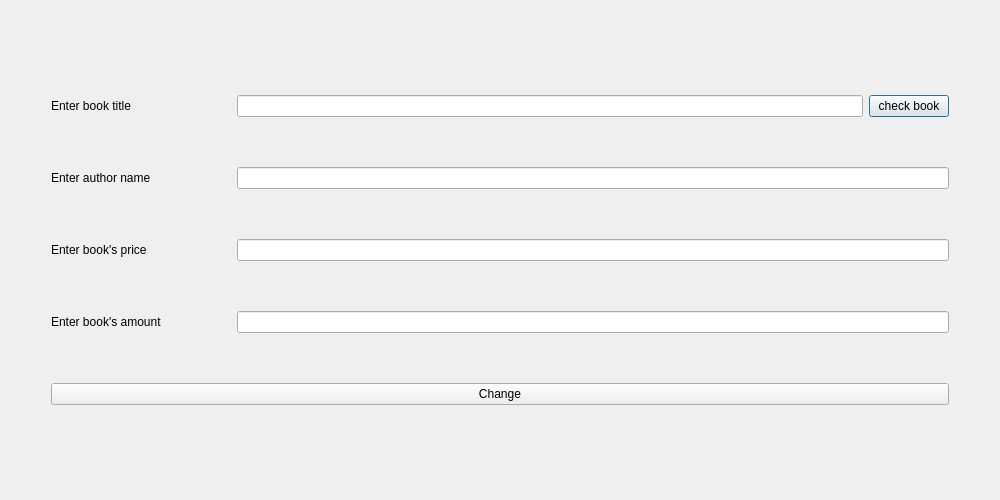
<?xml version="1.0" encoding="UTF-8"?>
<ui version="4.0">
 <class>editBookWindow</class>
 <widget class="QDialog" name="editBookWindow">
  <property name="geometry">
   <rect>
    <x>0</x>
    <y>0</y>
    <width>1000</width>
    <height>500</height>
   </rect>
  </property>
  <property name="windowTitle">
   <string>Edit book details</string>
  </property>
  <property name="styleSheet">
   <string notr="true"/>
  </property>
  <layout class="QGridLayout" name="gridLayout">
   <item row="0" column="0">
    <layout class="QHBoxLayout" name="horizontalLayout_6">
     <item>
      <spacer name="horizontalSpacer_2">
       <property name="orientation">
        <enum>Qt::Horizontal</enum>
       </property>
       <property name="sizeType">
        <enum>QSizePolicy::Preferred</enum>
       </property>
       <property name="sizeHint" stdset="0">
        <size>
         <width>40</width>
         <height>20</height>
        </size>
       </property>
      </spacer>
     </item>
     <item>
      <layout class="QVBoxLayout" name="verticalLayout">
       <item>
        <spacer name="verticalSpacer">
         <property name="orientation">
          <enum>Qt::Vertical</enum>
         </property>
         <property name="sizeType">
          <enum>QSizePolicy::Preferred</enum>
         </property>
         <property name="sizeHint" stdset="0">
          <size>
           <width>20</width>
           <height>40</height>
          </size>
         </property>
        </spacer>
       </item>
       <item>
        <layout class="QHBoxLayout" name="horizontalLayout_2">
         <item>
          <widget class="QLabel" name="bookTitleLabel">
           <property name="minimumSize">
            <size>
             <width>180</width>
             <height>0</height>
            </size>
           </property>
           <property name="text">
            <string>Enter book title</string>
           </property>
          </widget>
         </item>
         <item>
          <widget class="QLineEdit" name="bookTitleArea"/>
         </item>
         <item>
          <widget class="QPushButton" name="checkBookBtn">
           <property name="cursor">
            <cursorShape>PointingHandCursor</cursorShape>
           </property>
           <property name="text">
            <string>check book</string>
           </property>
          </widget>
         </item>
        </layout>
       </item>
       <item>
        <layout class="QHBoxLayout" name="horizontalLayout_3">
         <item>
          <widget class="QLabel" name="authorNameLabel">
           <property name="minimumSize">
            <size>
             <width>180</width>
             <height>0</height>
            </size>
           </property>
           <property name="text">
            <string>Enter author name</string>
           </property>
          </widget>
         </item>
         <item>
          <widget class="QLineEdit" name="authorNameArea"/>
         </item>
        </layout>
       </item>
       <item>
        <layout class="QHBoxLayout" name="horizontalLayout_4">
         <item>
          <widget class="QLabel" name="bookPriceLabel">
           <property name="minimumSize">
            <size>
             <width>180</width>
             <height>0</height>
            </size>
           </property>
           <property name="text">
            <string>Enter book's price</string>
           </property>
          </widget>
         </item>
         <item>
          <widget class="QLineEdit" name="bookPriceArea"/>
         </item>
        </layout>
       </item>
       <item>
        <layout class="QHBoxLayout" name="horizontalLayout_5">
         <item>
          <widget class="QLabel" name="bookAmountLabel">
           <property name="minimumSize">
            <size>
             <width>180</width>
             <height>0</height>
            </size>
           </property>
           <property name="text">
            <string>Enter book's amount</string>
           </property>
          </widget>
         </item>
         <item>
          <widget class="QLineEdit" name="bookAmountArea"/>
         </item>
        </layout>
       </item>
       <item>
        <widget class="QPushButton" name="changeBtn">
         <property name="cursor">
          <cursorShape>PointingHandCursor</cursorShape>
         </property>
         <property name="text">
          <string>Change</string>
         </property>
        </widget>
       </item>
       <item>
        <spacer name="verticalSpacer_2">
         <property name="orientation">
          <enum>Qt::Vertical</enum>
         </property>
         <property name="sizeType">
          <enum>QSizePolicy::Preferred</enum>
         </property>
         <property name="sizeHint" stdset="0">
          <size>
           <width>20</width>
           <height>40</height>
          </size>
         </property>
        </spacer>
       </item>
      </layout>
     </item>
     <item>
      <spacer name="horizontalSpacer">
       <property name="orientation">
        <enum>Qt::Horizontal</enum>
       </property>
       <property name="sizeType">
        <enum>QSizePolicy::Preferred</enum>
       </property>
       <property name="sizeHint" stdset="0">
        <size>
         <width>40</width>
         <height>20</height>
        </size>
       </property>
      </spacer>
     </item>
    </layout>
   </item>
  </layout>
 </widget>
 <resources/>
 <connections/>
</ui>
